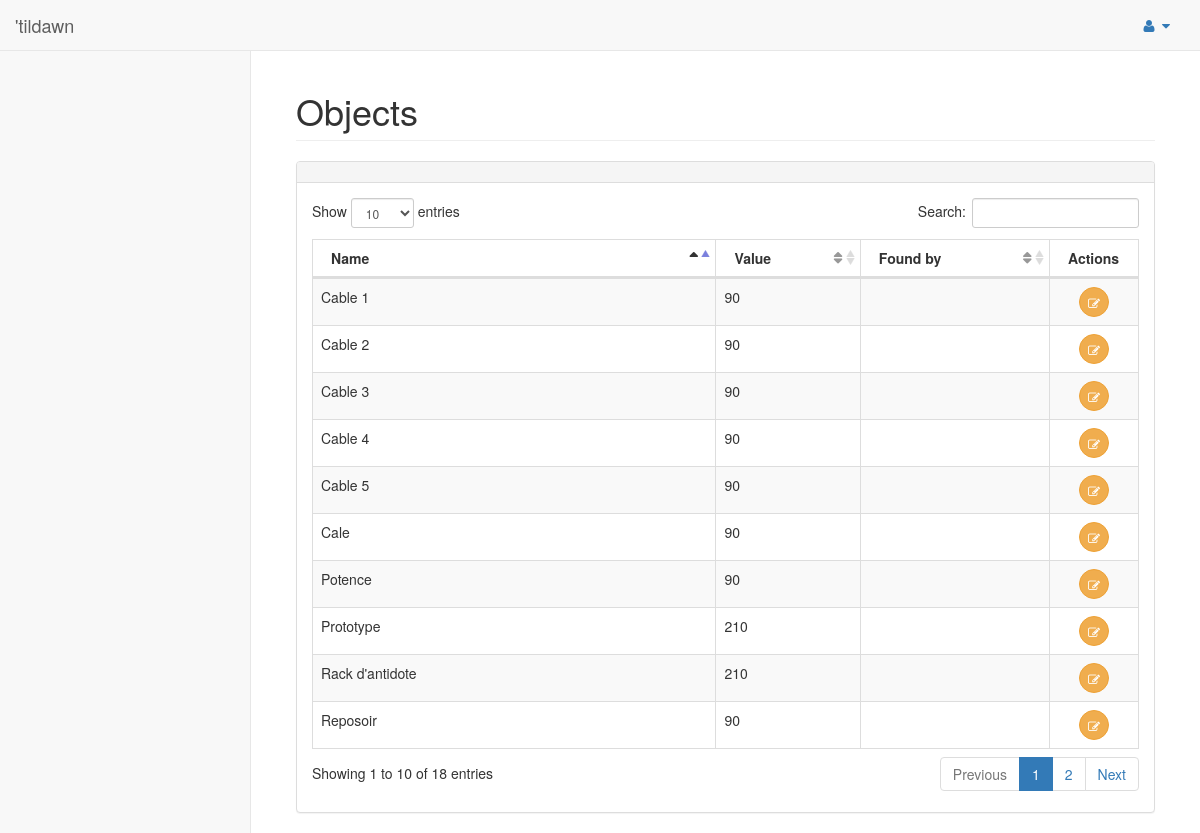
The app's page /pages/objects.php with its own data.
### tables this page shows
CREATE TABLE objects (
    id INT NOT NULL AUTO_INCREMENT,
	name VARCHAR(32) NOT NULL UNIQUE,
	`found` BOOLEAN NOT NULL DEFAULT FALSE, 
	`value` INT NOT NULL,
	teamId INT,
	main BOOLEAN,
	 

	
	PRIMARY KEY(id),
	FOREIGN KEY(teamId) REFERENCES Teams(id)
);

### model/objects.php (called while the page is built, shortened)
<?php
include_once('../model/db.php');
function getAllObjects(){
    $res = mysqli_query($GLOBALS['link'], 'select objects.id as id, objects.name as name, value, teams.name as foundby, `main` from objects left join teams on objects.teamId = teams.id;');
    return fetch_result($res);
}
?>

### controller/common.php (called while the page is built, shortened)
<?php
require("../model/objects.php");
function getObjects(){
	return getAllObjects();
}
?>

### model/db.php (called while the page is built, shortened)
<?php
function fetch_result($res) {
	$result = array();
	if($res != False){
	    while($row = mysqli_fetch_assoc($res)) {
            $result[] = $row;
        }
	}else{
	}
    return $result;
}
?>

### pages/objects.php (the view, shortened to what this page needs)
<!DOCTYPE html>
<?php
$objects = getObjects();
?>
<html lang="en">
<head>
    <link href="../vendor/bootstrap/css/bootstrap.min.css" rel="stylesheet">
    <link href="../vendor/metisMenu/metisMenu.min.css" rel="stylesheet">
    <link href="../dist/css/sb-admin-2.css" rel="stylesheet">
    <link href="../vendor/font-awesome/css/font-awesome.min.css" rel="stylesheet" type="text/css">
    <link href="../vendor/datatables-plugins/dataTables.bootstrap.css" rel="stylesheet">
    <link href="../vendor/datatables-responsive/dataTables.responsive.css" rel="stylesheet">
</head>
<body>
    <div id="wrapper">
        <?php include("nav.php");?>
        <div id="page-wrapper">
            <div class="container-fluid">
                <div class="row">
                    <div class="col-lg-12">
                        <h1 class="page-header">Objects</h1>
                    </div>
                </div>
				<div class="row">
                <div class="col-lg-12">
                    <div class="panel panel-default">
                        <div class="panel-heading">
                        </div>
                        <div class="panel-body">
                            <table width="100%" class="table table-striped table-bordered table-hover" id="dataTables-example">
                                <thead>
                                    <tr>
                                        <th>Name</th>
                                        <th>Value</th>
										<th>Found by</th>
										<th>Actions</th>
                                    </tr>
                                </thead>
                                <tbody>
								    <?php
									    $parity = 1;
									    foreach ($objects as $object){
										    if($parity == 1){
												echo '<tr class="odd">';
											}
                                            else{
												echo '<tr class="even">';
											}
                                            echo '<td>'.$object['name'].'</td>';
                               				echo '<td>'.$object['value'].'</td>';
											echo '<td>'.$object['foundby'].'</td>';
                                            echo '<td style="text-align: center;"><button type="button" class="btn btn-warning btn-circle" data-toggle="modal" data-target="#editObject" data-id="'. $object['id'] .'" data-name="'. $object['name'] .'" data-value="'. $object['value'] .'" data-foundby="'. $object['foundby'].'"><i class="fa fa-edit"></i></button></td>';
										    $parity = $parity + 1 % 2;
										}
								    ?>
                                </tbody>
                            </table>
                        </div>
                    </div>
                </div>
            </div>
            </div>
        </div>
    </div>
</body>
</html>

### records on screen
objects: name "Rack d'antidote", value "210"
objects: name "Prototype", value "210"
objects: name "Cable 1", value "90"
objects: name "Cable 2", value "90"
objects: name "Cable 3", value "90"
objects: name "Cable 4", value "90"
objects: name "Cable 5", value "90"
objects: name "Reposoir", value "90"
objects: name "Potence", value "90"
objects: name "Cale", value "90"
